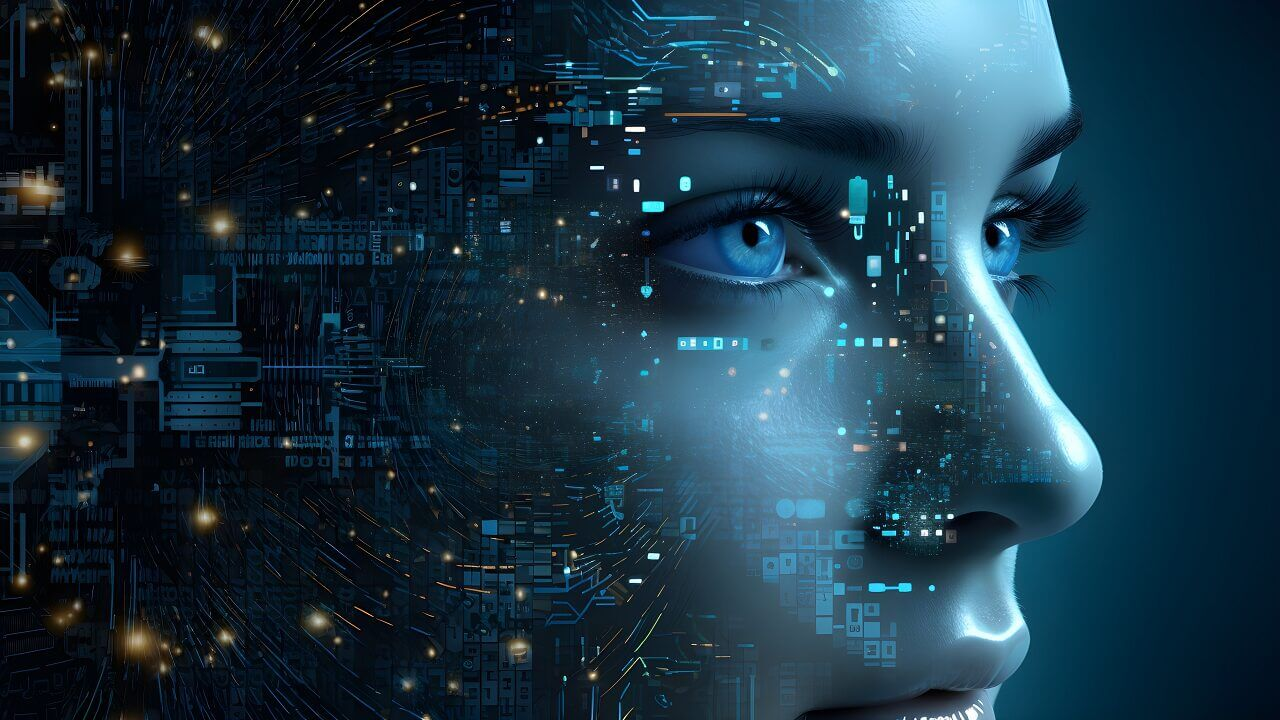
#> input picture IA-2.jpg, 1280 x 720 px, found by its file name
$ python Programa1.py
#> lines starting #> are read from the running program, lines starting #| are printed output that depends on the picture; after the words box and inside, x2 and y2 are one past the last pixel; in counts of white or black regions, pixels touching at a corner belong together
import cv2
import numpy as ap
import matplotlib.pyplot as plt

imagen = cv2.imread('C:/Users/Admin/Documents/VSC/python/IA-2.jpg')
#> imagen is the input picture: shape (720, 1280, 3); mean B, G, R 67.3, 52, 25.3
verde = cv2.cvtColor(imagen,cv2.COLOR_BGR2RGB)
bordes = cv2.Canny(verde, 100, 200)
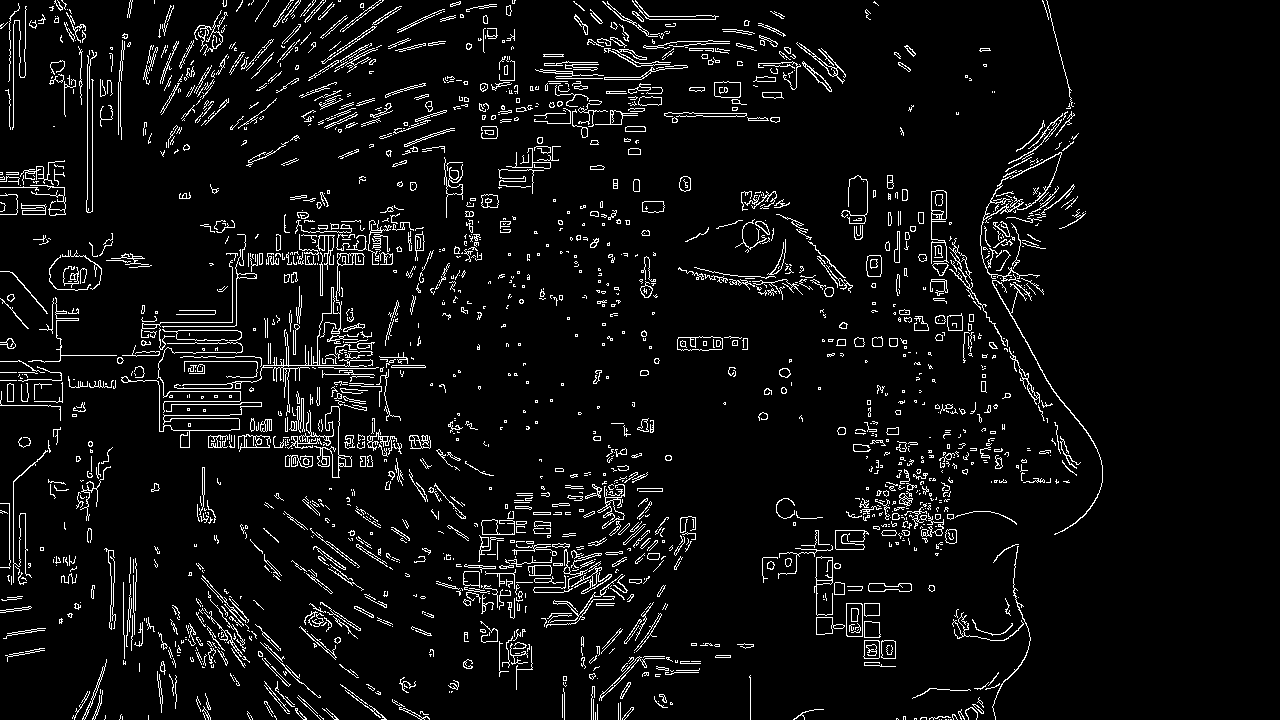
#> bordes: shape (720, 1280); 5.8% white in thin lines or dots, all inside (x1, y1, x2, y2) = (0, 0, 1103, 720)

cv2.imshow('Imagen Original', imagen)
cv2.imshow('Imagen Color', verde)
cv2.imshow('Imagen gris bordes', bordes)
cv2.waitKey(0)
cv2.destroyAllWindows()

$ run again, with Evidencia.jpg copied over IA-2.jpg
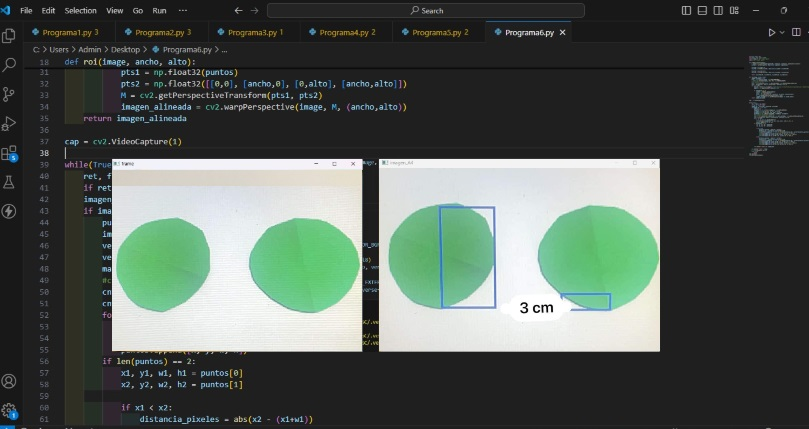
#> input picture Evidencia.jpg, 809 x 429 px, found by its file name
#> imagen is the input picture: shape (429, 809, 3); mean B, G, R 83.4, 89.6, 80.5
#> `bordes = cv2.Canny(verde, 100, 200)`:
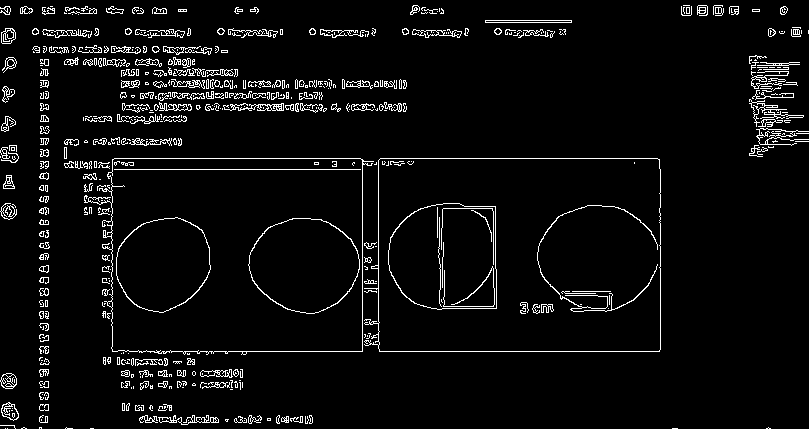
#> bordes: shape (429, 809); 4.9% white in thin lines or dots
